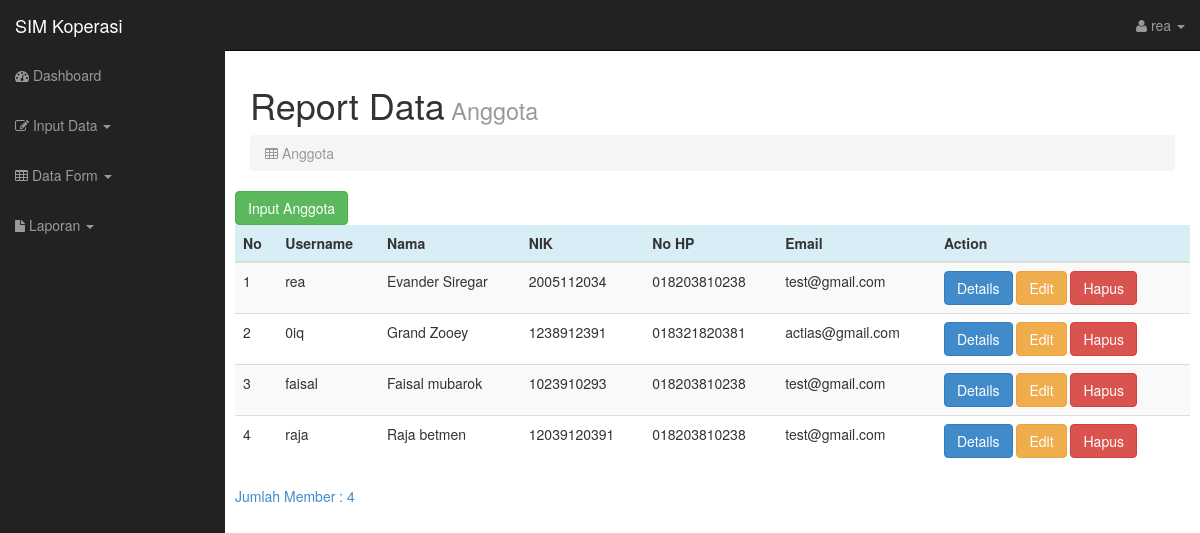
The app's page /indexadmin.php?page=datamember (signed in) with its own data.
### tables this page shows
CREATE TABLE `anggota` (
  `id` int(11) NOT NULL,
  `username` varchar(255) NOT NULL,
  `nama` varchar(255) NOT NULL,
  `nik` bigint(16) NOT NULL,
  `tgl_lahir` date NOT NULL,
  `jenis_kelamin` varchar(9) NOT NULL,
  `pekerjaan` varchar(16) NOT NULL,
  `alamat` text NOT NULL,
  `email` text NOT NULL,
  `no_hp` char(20) NOT NULL,
  `entry` varchar(50) NOT NULL,
  `waktu` date NOT NULL
);

### datamember.php (the view, shortened to what this page needs)
<?php
include("config.php");
?>
<html>
<body>
    <div class="col-lg-12">
        <h1>Report Data<small> Anggota</small></h1>
        <ol class="breadcrumb">
            <li class="active"><i class="fa fa-table"></i> Anggota</li>
        </ol>
    </div>
    <a class="btn btn-success mb-2" href="indexadmin.php?page=inputanggota">Input Anggota</a>
    <div class="col-12 mt-3">
        <?php
            $result = mysqli_query($conn, 'SELECT * FROM anggota ');
            if ($result->num_rows) {
                ?>
        <table class="table table-striped   table-hover  ">
            <thead class="">
                <tr class="info">
                    <th>No</th>
                    <th>Username</th>
                    <th>Nama</th>
                    <th>NIK</th>
                    <th>No HP</th>
                    <th>Email</th>
                    <th>Action</th>
                </tr>
            </thead>
            <tbody>
                <?php
                    $i = 1;
                while ($item = $result->fetch_object()) {
                    ?>
                <tr>
                    <td>
                        <?= $i; ?>
                    </td>
                    <td>
                        <?= $item->username; ?>
                    </td>
                    <td>
                        <?= $item->nama; ?>
                    </td>
                    <td>
                        <?= $item->nik; ?>
                    </td>
                    <td>
                        <?= $item->no_hp; ?>
                    </td>
                    <td>
                        <?= $item -> email; ?>
                    </td>
                    <td>
                        <a class="btn btn-primary" href="indexadmin.php?page=details&id=<?= $item->id?>">Details</a> <a
                            class="btn btn-warning" href="indexadmin.php?page=update&id=<?= $item->id?>">Edit</a>
                        <a class="btn btn-danger" onclick="return confirm('Yakin mau hapus <?= $item -> username?> ?')"
                            href="indexadmin.php?page=hapus&username=<?= $item -> username?>&id=<?= $item -> id?>">Hapus</a>
    </div>
    <?php
                        $i++;
                        $a = $i-1;
                }
                ?>
    <a>Jumlah Member : <?php echo $a ?> </a>
    <?php
            } else
                echo 'Datanya tidak ada';
            ?>
</body>
</html>

### css/sb-admin.css (style rules this page uses)
body { margin-top: 50px; }

### records on screen
anggota: username "rea", nama "Evander Siregar", nik "2005112034", no_hp "018203810238", email "test@gmail.com"
anggota: username "0iq", nama "Grand Zooey", nik "1238912391", no_hp "018321820381", email "actias@gmail.com"
anggota: username "faisal", nama "Faisal mubarok", nik "1023910293", no_hp "018203810238", email "test@gmail.com"
anggota: username "raja", nama "Raja betmen", nik "12039120391", no_hp "018203810238", email "test@gmail.com"

### other values on screen
$_SESSION['username'] "rea"
$a "4"
